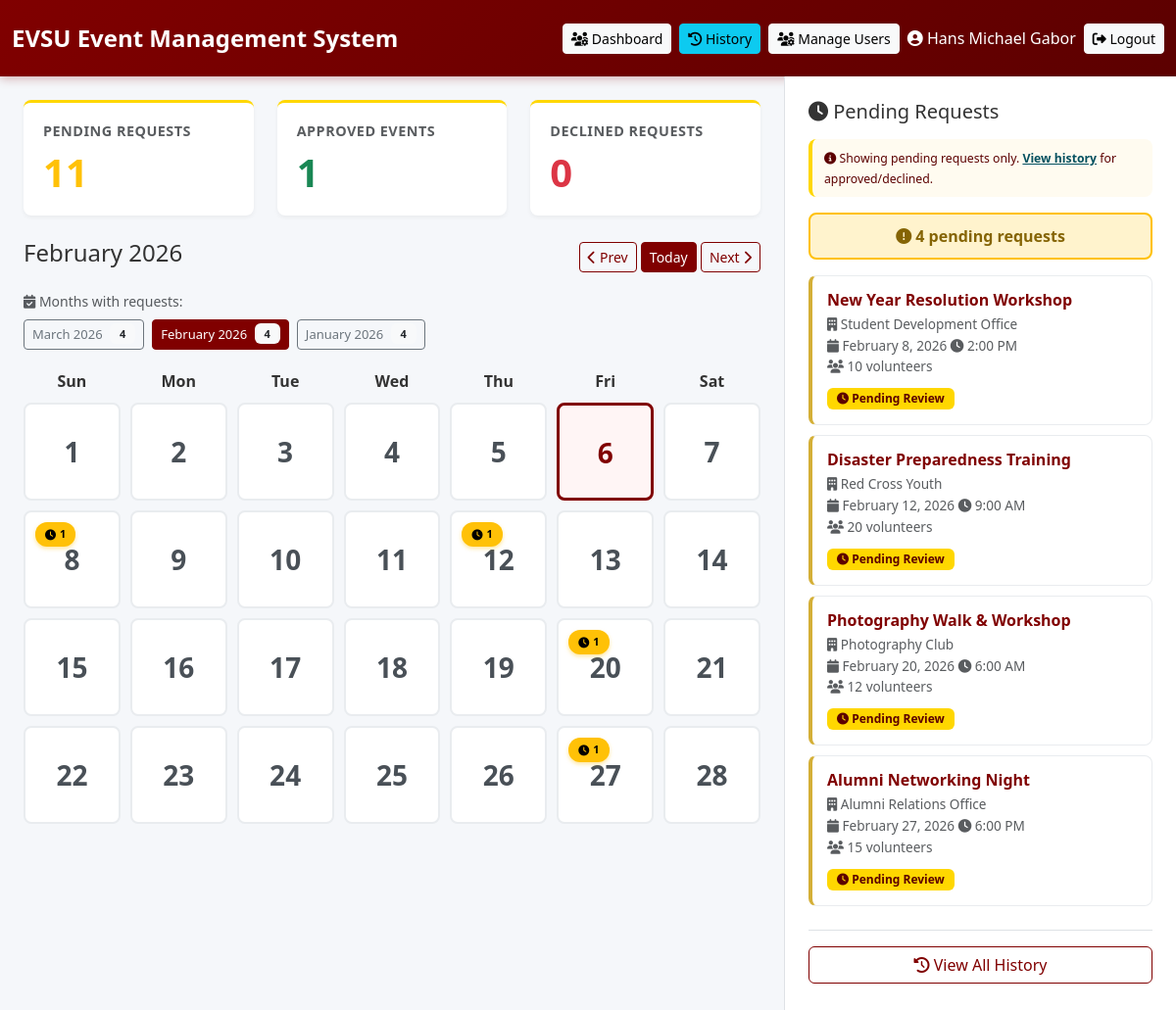
Page /dashboard.php (signed in) on the committed database.
### tables this page shows
CREATE TABLE `event_requests` (
  `id` int(11) NOT NULL,
  `event_name` varchar(255) NOT NULL,
  `organization` varchar(255) NOT NULL,
  `requester_email` varchar(255) NOT NULL,
  `requester_name` varchar(255) NOT NULL,
  `event_date` date NOT NULL,
  `event_time` time NOT NULL,
  `volunteers_needed` int(11) DEFAULT 0,
  `description` text NOT NULL,
  `status` enum('pending','approved','declined','pending_notification') DEFAULT 'pending',
  `reviewed_by` int(11) DEFAULT NULL,
  `reviewed_at` timestamp NULL DEFAULT NULL,
  `notes` text DEFAULT NULL,
  `created_at` timestamp NOT NULL DEFAULT current_timestamp(),
  `updated_at` timestamp NOT NULL DEFAULT current_timestamp() ON UPDATE current_timestamp()
);

### config.php (called while the page is built, shortened)
<?php
function formatDate($date) {
    return date('F j, Y', strtotime($date));
}
function formatTime($time) {
    return date('g:i A', strtotime($time));
}
?>

### dashboard.php (the view, shortened to what this page needs)
<?php
require_once 'config.php';
$db = getDB();
$currentMonth = isset($_GET['month']) ? (int)$_GET['month'] : date('n');
$currentYear = isset($_GET['year']) ? (int)$_GET['year'] : date('Y');
$selectedDate = isset($_GET['date']) ? $_GET['date'] : null;
$stmt = $db->prepare("
    SELECT
        id, event_name, organization, event_date, event_time,
        volunteers_needed, status, requester_email, requester_name
    FROM event_requests
    WHERE MONTH(event_date) = ? AND YEAR(event_date) = ?
    ORDER BY event_date, event_time
");
$stmt->execute([$currentMonth, $currentYear]);
$monthRequests = $stmt->fetchAll();
$stmt = $db->prepare("
    SELECT
        id, event_name, organization, event_date, event_time,
        volunteers_needed, status, requester_email, requester_name
    FROM event_requests
    WHERE MONTH(event_date) = ? AND YEAR(event_date) = ?
    AND status = 'pending'
    ORDER BY event_date, event_time
");
$stmt->execute([$currentMonth, $currentYear]);
$pendingRequests = $stmt->fetchAll();
$displayRequests = $pendingRequests;
$displayApprovedRequests = [];
$stmt = $db->query("SELECT COUNT(*) FROM event_requests WHERE status = 'pending'");
$totalPending = $stmt->fetchColumn();
$stmt = $db->query("SELECT COUNT(*) FROM event_requests WHERE status = 'approved'");
$totalApproved = $stmt->fetchColumn();
$stmt = $db->query("SELECT COUNT(*) FROM event_requests WHERE status = 'declined'");
$totalDeclined = $stmt->fetchColumn();
$requestsByDate = [];
$approvedByDate = [];
$pendingByDate = [];
foreach ($monthRequests as $request) {
    $date = $request['event_date'];
    if (!isset($requestsByDate[$date])) {
        $requestsByDate[$date] = [];
        $approvedByDate[$date] = 0;
        $pendingByDate[$date] = 0;
    }
    $requestsByDate[$date][] = $request;
    if ($request['status'] === 'pending') {
        $pendingByDate[$date]++;
    }
}
$firstDay = mktime(0, 0, 0, $currentMonth, 1, $currentYear);
$daysInMonth = date('t', $firstDay);
$monthName = date('F Y', $firstDay);
$prevMonth = $currentMonth - 1;
$prevYear = $currentYear;
$nextMonth = $currentMonth + 1;
$nextYear = $currentYear;
$stmt = $db->query("
    SELECT DISTINCT
        YEAR(event_date) as year,
        MONTH(event_date) as month,
        COUNT(*) as request_count
    FROM event_requests
    GROUP BY YEAR(event_date), MONTH(event_date)
    ORDER BY year DESC, month DESC
");
$monthsWithRequests = $stmt->fetchAll();
include 'includes/header.php';
include 'includes/navbar.php';
?>
<div class="container-fluid">
    <div class="row">
        <div class="col-md-8 p-4">
            <div class="row mb-4">
                <div class="col-md-4">
                    <div class="stats-card">
                        <h6 class="text-muted">Pending Requests</h6>
                        <h2 class="text-warning"><?= $totalPending ?></h2>
                    </div>
                </div>
                <div class="col-md-4">
                    <div class="stats-card">
                        <h6 class="text-muted">Approved Events</h6>
                        <h2 class="text-success"><?= $totalApproved ?></h2>
                    </div>
                </div>
                <div class="col-md-4">
                    <div class="stats-card">
                        <h6 class="text-muted">Declined Requests</h6>
                        <h2 class="text-danger"><?= $totalDeclined ?></h2>
                    </div>
                </div>
            </div>
            <div class="d-flex justify-content-between align-items-center mb-3">
                <h4><?= $monthName ?></h4>
                <div>
                    <button onclick="navigateMonth(<?= $prevMonth ?>, <?= $prevYear ?>)" class="btn btn-sm btn-outline-primary">
                        <i class="fas fa-chevron-left"></i> Prev
                    </button>
                    <a href="dashboard.php" class="btn btn-sm btn-primary">Today</a>
                    <button onclick="navigateMonth(<?= $nextMonth ?>, <?= $nextYear ?>)" class="btn btn-sm btn-outline-primary">
                        Next <i class="fas fa-chevron-right"></i>
                    </button>
                </div>
            </div>
            <?php if (!empty($monthsWithRequests)): ?>
            <div class="mb-3">
                <small class="text-muted d-block mb-2">
                    <i class="fas fa-calendar-check"></i> Months with requests:
                </small>
                <div class="d-flex flex-wrap gap-2">
                    <?php foreach ($monthsWithRequests as $mr):
                        $monthLabel = date('F Y', mktime(0, 0, 0, $mr['month'], 1, $mr['year']));
                        $isActive = ($mr['month'] == $currentMonth && $mr['year'] == $currentYear);
                    ?>
                        <button onclick="navigateMonth(<?= $mr['month'] ?>, <?= $mr['year'] ?>)"
                               class="btn btn-sm <?= $isActive ? 'btn-primary' : 'btn-outline-secondary' ?> month-quick-link">
                            <?= $monthLabel ?>
                            <span class="badge bg-light text-dark ms-1"><?= $mr['request_count'] ?></span>
                        </button>
                    <?php endforeach; ?>
                </div>
            </div>
            <?php endif; ?>
            <div class="calendar-grid">
                <div class="text-center fw-bold">Sun</div>
                <div class="text-center fw-bold">Mon</div>
                <div class="text-center fw-bold">Tue</div>
                <div class="text-center fw-bold">Wed</div>
                <div class="text-center fw-bold">Thu</div>
                <div class="text-center fw-bold">Fri</div>
                <div class="text-center fw-bold">Sat</div>
                <?php
                for ($day = 1; $day <= $daysInMonth; $day++) {
                    $date = sprintf('%04d-%02d-%02d', $currentYear, $currentMonth, $day);
                    $isToday = ($date === date('Y-m-d')) ? 'today' : '';
                    $isSelected = ($date === $selectedDate) ? 'selected' : '';
                    $approvedCount = $approvedByDate[$date] ?? 0;
                    $pendingCount = $pendingByDate[$date] ?? 0;
                    $hasApproved = $approvedCount > 0 ? 'has-approved' : '';
                    echo "<div class='calendar-day $isToday $isSelected $hasApproved' data-date='$date' onclick='selectDate(\"$date\")'>";
                    echo "<div class='day-number'>$day</div>";
                    if ($pendingCount > 0) {
                        echo "<div class='pending-indicator' title='$pendingCount pending request" . ($pendingCount > 1 ? 's' : '') . "'>";
                        echo "<i class='fas fa-clock'></i> $pendingCount";
                        echo "</div>";
                    }
                    echo "</div>";
                }
                ?>
            </div>
        </div>
        <div class="col-md-4 p-4 bg-white sidebar-section">
            <div class="d-flex justify-content-between align-items-center mb-3">
                <?php if ($selectedDate): ?>
                    <h5 class="mb-0">
                        <i class="fas fa-calendar-day"></i> <?= formatDate($selectedDate) ?>
                    </h5>
                    <button onclick="clearDateFilter()" class="btn btn-sm btn-outline-secondary">
                        <i class="fas fa-times"></i> Clear
                    </button>
                <?php else: ?>
                    <h5 class="mb-0">
                        <i class="fas fa-clock"></i> Pending Requests
                    </h5>
                <?php endif; ?>
            </div>
            <div class="alert alert-info alert-sm">
                <small>
                    <i class="fas fa-info-circle"></i>
                    <?php if ($selectedDate): ?>
                        Showing all events for this date.
                    <?php else: ?>
                        Showing pending requests only.
                        <a href="history.php" class="alert-link">View history</a> for approved/declined.
                    <?php endif; ?>
                </small>
            </div>
            <?php if ($selectedDate && empty($displayRequests) && empty($displayApprovedRequests)): ?>
                <div class="text-center py-5">
                    <i class="fas fa-inbox fa-3x text-muted mb-3"></i>
                    <p class="text-muted">No events on this date.</p>
                    <button onclick="clearDateFilter()" class="btn btn-sm btn-primary">
                        Show All Pending
                    </button>
                </div>
            <?php else: ?>
                <?php if ($selectedDate): ?>
                    <?php if (!empty($displayApprovedRequests)): ?>
                        <div class="approved-section mb-3">
                            <h6 class="text-success mb-2">
                                <i class="fas fa-check-circle"></i> Approved Events (<?= count($displayApprovedRequests) ?>)
                            </h6>
                            <div id="approvedList">
                            <?php foreach ($displayApprovedRequests as $req): ?>
                                <div class="request-list-item approved"
                                     data-status="approved"
                                     onclick="viewRequest(<?= $req['id'] ?>)">
                                    <h6 class="mb-1"><?= htmlspecialchars($req['event_name']) ?></h6>
                                    <small class="text-muted">
                                        <i class="fas fa-building"></i> <?= htmlspecialchars($req['organization']) ?><br>
                                        <i class="fas fa-calendar"></i> <?= formatDate($req['event_date']) ?>
                                        <i class="fas fa-clock"></i> <?= formatTime($req['event_time']) ?><br>
                                        <i class="fas fa-users"></i> <?= $req['volunteers_needed'] ?> volunteers
                                    </small>
                                    <div class="mt-2">
                                        <span class="badge badge-success">
                                            <i class="fas fa-check-circle"></i> Approved
                                        </span>
                                    </div>
                                </div>
                            <?php endforeach; ?>
                            </div>
                        </div>
                    <?php endif; ?>
                    <?php if (!empty($displayRequests)): ?>
                        <div class="pending-section">
                            <h6 class="text-warning mb-2">
                                <i class="fas fa-clock"></i> Pending Requests (<?= count($displayRequests) ?>)
                            </h6>
                            <div id="requestsList">
                            <?php foreach ($displayRequests as $req): ?>
                                <div class="request-list-item pending"
                                     data-status="pending"
                                     onclick="viewRequest(<?= $req['id'] ?>)">
                                    <h6 class="mb-1"><?= htmlspecialchars($req['event_name']) ?></h6>
                                    <small class="text-muted">
                                        <i class="fas fa-building"></i> <?= htmlspecialchars($req['organization']) ?><br>
                                        <i class="fas fa-calendar"></i> <?= formatDate($req['event_date']) ?>
                                        <i class="fas fa-clock"></i> <?= formatTime($req['event_time']) ?><br>
                                        <i class="fas fa-users"></i> <?= $req['volunteers_needed'] ?> volunteers
                                    </small>
                                    <div class="mt-2">
                                        <span class="badge badge-warning">
                                            <i class="fas fa-clock"></i> Pending Review
                                        </span>
                                    </div>
                                </div>
                            <?php endforeach; ?>
                            </div>
                        </div>
                    <?php endif; ?>
                <?php else: ?>
                    <div class="pending-count-badge mb-3">
                        <i class="fas fa-exclamation-circle"></i>
                        <?= count($displayRequests) ?> pending request<?= count($displayRequests) > 1 ? 's' : '' ?>
                    </div>
                    <div id="requestsList">
                    <?php foreach ($displayRequests as $req): ?>
                        <div class="request-list-item pending"
                             data-status="pending"
                             onclick="viewRequest(<?= $req['id'] ?>)">
                            <h6 class="mb-1"><?= htmlspecialchars($req['event_name']) ?></h6>
                            <small class="text-muted">
                                <i class="fas fa-building"></i> <?= htmlspecialchars($req['organization']) ?><br>
                                <i class="fas fa-calendar"></i> <?= formatDate($req['event_date']) ?>
                                <i class="fas fa-clock"></i> <?= formatTime($req['event_time']) ?><br>
                                <i class="fas fa-users"></i> <?= $req['volunteers_needed'] ?> volunteers
                            </small>
                            <div class="mt-2">
                                <span class="badge badge-warning">
                                    <i class="fas fa-clock"></i> Pending Review
                                </span>
                            </div>
                        </div>
                    <?php endforeach; ?>
                    </div>
                <?php endif; ?>
            <?php endif; ?>
            <?php if ($totalPending > 0): ?>
            <div class="mt-4 pt-3 border-top">
                <div class="d-grid">
                    <a href="history.php" class="btn btn-outline-primary">
                        <i class="fas fa-history"></i> View All History
                    </a>
                </div>
            </div>
            <?php endif; ?>
        </div>
    </div>
</div>
<?php
include 'includes/footer.php';
?>

### rows in the picture
event_requests: event_name "New Year Resolution Workshop", organization "Student Development Office", event_date "February 8, 2026", event_time "2:00 PM", volunteers_needed "10"
event_requests: event_name "Disaster Preparedness Training", organization "Red Cross Youth", event_date "February 12, 2026", event_time "9:00 AM", volunteers_needed "20"
event_requests: event_name "Photography Walk & Workshop", organization "Photography Club", event_date "February 20, 2026", event_time "6:00 AM", volunteers_needed "12"
event_requests: event_name "Alumni Networking Night", organization "Alumni Relations Office", event_date "February 27, 2026", event_time "6:00 PM", volunteers_needed "15"

### other values in the picture
$fullName "Hans Michael Gabor"
$totalPending "11"
$totalApproved "1"
$totalDeclined "0"
$monthName "February 2026"
$monthLabel "March 2026"
$mr['request_count'] "4"
$monthLabel "February 2026"
$monthLabel "January 2026"
$pendingCount "1"
count($displayRequests) "4"
